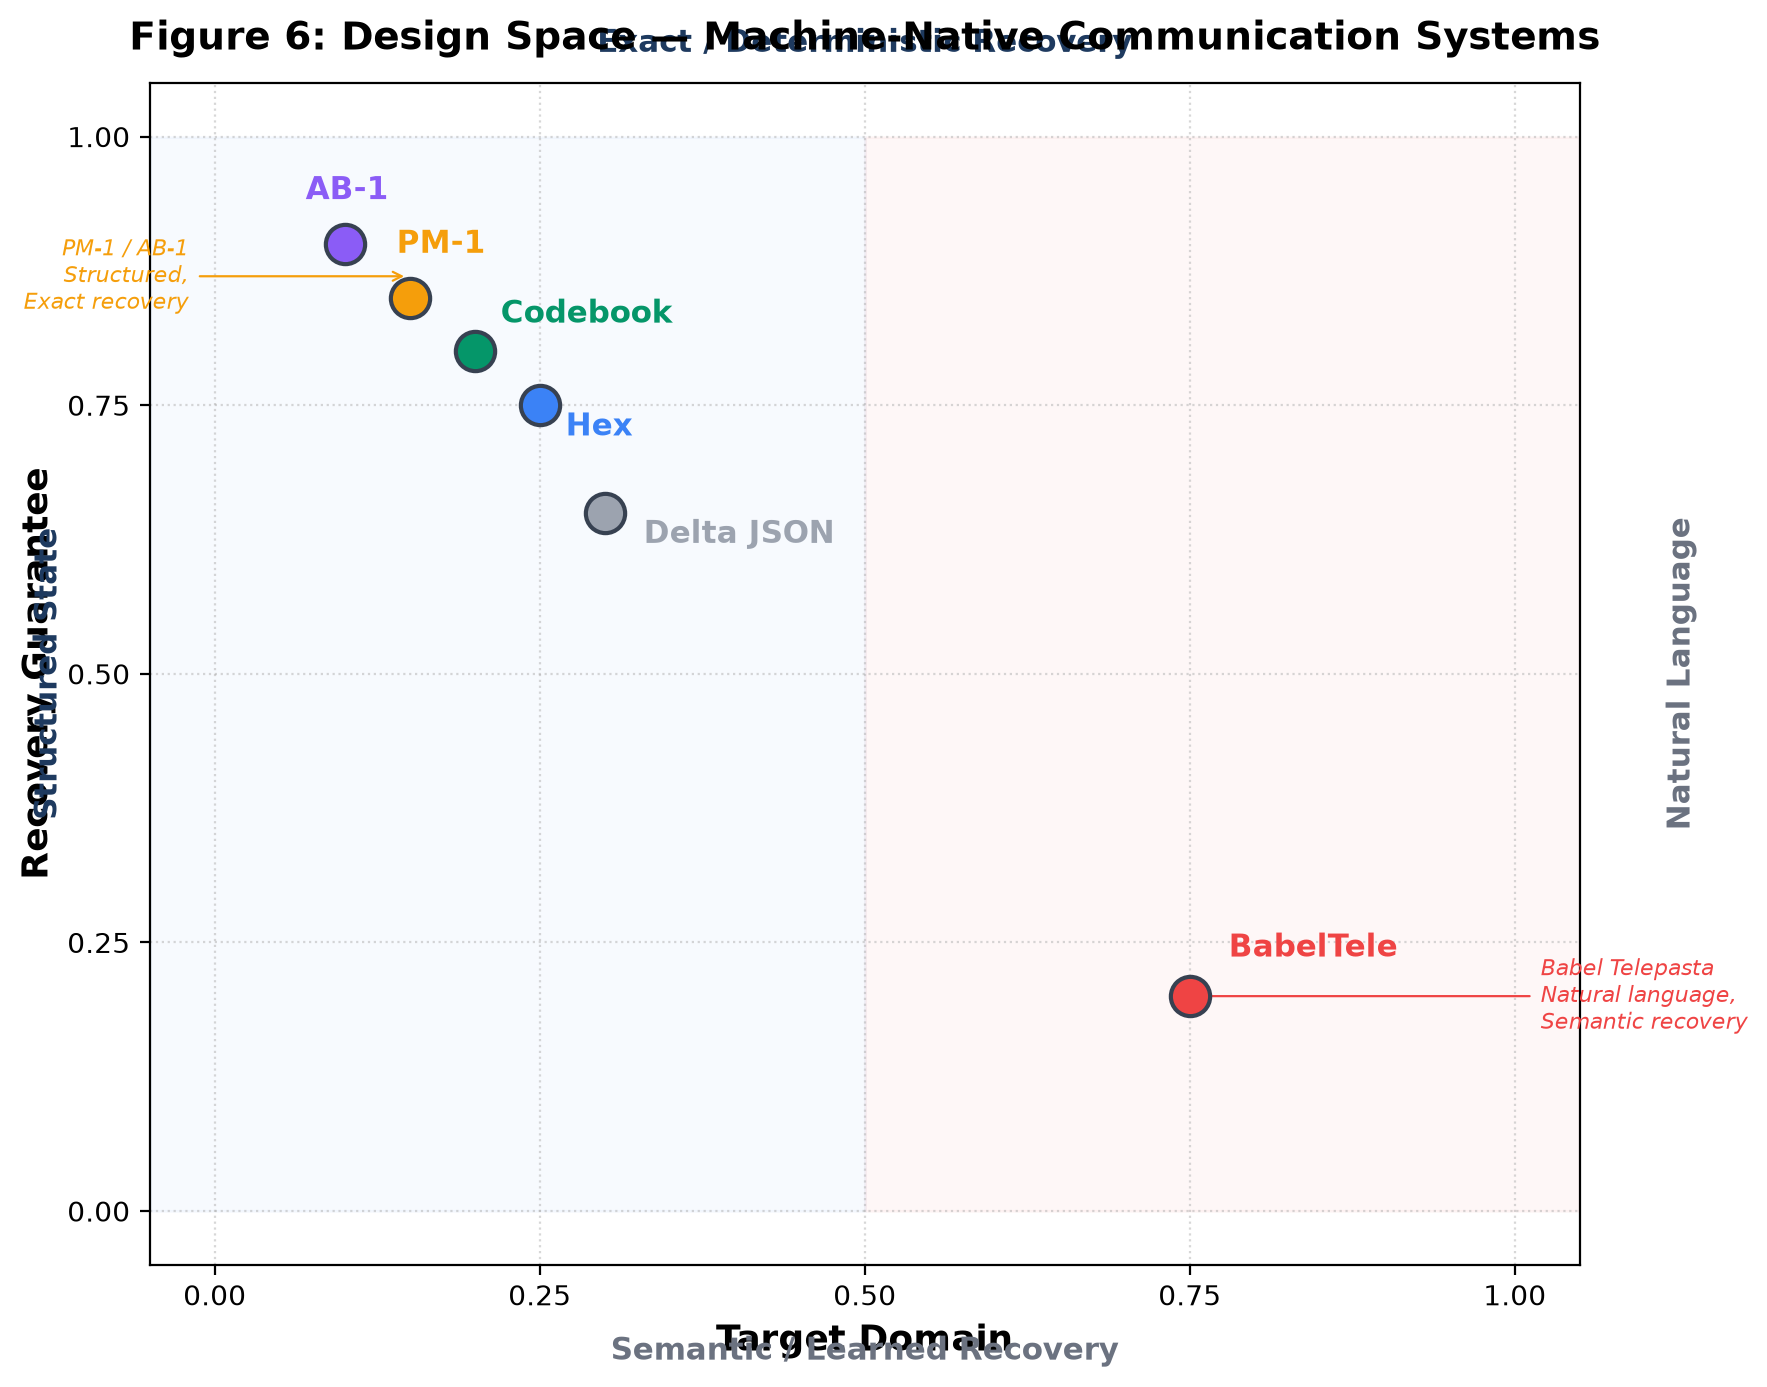

Source code (Python):
"""Generate Figure 6: Design Space Map — Machine-Native Communication Systems."""
import matplotlib
matplotlib.use('Agg')
import matplotlib.pyplot as plt
import numpy as np
from pathlib import Path

HERE = Path(__file__).resolve().parent

# ── Data points ──────────────────────────────────────────────────────
systems = [
    # (label, x, y, color, marker)
    ("PM-1",        0.15, 0.85, '#f59e0b', 'o'),
    ("AB-1",        0.10, 0.90, '#8b5cf6', 'o'),
    ("Codebook",    0.20, 0.80, '#059669', 'o'),
    ("Hex",         0.25, 0.75, '#3b82f6', 'o'),
    ("BabelTele",   0.75, 0.20, '#ef4444', 'o'),
    ("Delta JSON",  0.30, 0.65, '#9ca3af', 'o'),
]

fig, ax = plt.subplots(figsize=(9, 7))

# Plot each system
for label, x, y, color, marker in systems:
    ax.scatter(x, y, s=200, c=color, marker=marker, edgecolors='#374151',
               linewidths=1.5, zorder=5)
    # Offset label slightly
    offset_x = 0.02
    offset_y = 0.02
    if label == "PM-1":
        offset_x = -0.01
        offset_y = 0.035
    elif label == "AB-1":
        offset_x = -0.03
        offset_y = 0.035
    elif label == "Hex":
        offset_y = -0.035
    elif label == "Delta JSON":
        offset_y = -0.035
        offset_x = 0.03
    elif label == "BabelTele":
        offset_x = 0.03
        offset_y = 0.03
    ax.annotate(label, (x, y), xytext=(x + offset_x, y + offset_y),
                fontsize=11, fontweight='bold', color=color,
                ha='left', va='bottom')

# ── Grid and axes ────────────────────────────────────────────────────
ax.set_xlim(-0.05, 1.05)
ax.set_ylim(-0.05, 1.05)
ax.set_xticks([0.0, 0.25, 0.5, 0.75, 1.0])
ax.set_yticks([0.0, 0.25, 0.5, 0.75, 1.0])
ax.grid(True, linestyle=':', alpha=0.5)
ax.set_xlabel('Target Domain', fontsize=13, fontweight='bold')
ax.set_ylabel('Recovery Guarantee', fontsize=13, fontweight='bold')
ax.set_title('Figure 6: Design Space — Machine-Native Communication Systems',
             fontsize=14, fontweight='bold', pad=12)

# ── Quadrant labels ──────────────────────────────────────────────────
ax.text(0.5, 1.02, 'Exact / Deterministic Recovery',
        ha='center', va='bottom', fontsize=11, fontweight='bold',
        color='#1e3a5f', transform=ax.get_xaxis_transform())
ax.text(0.5, -0.06, 'Semantic / Learned Recovery',
        ha='center', va='top', fontsize=11, fontweight='bold',
        color='#6b7280', transform=ax.get_xaxis_transform())
ax.text(-0.06, 0.5, 'Structured State',
        ha='right', va='center', fontsize=11, fontweight='bold',
        color='#1e3a5f', rotation=90, transform=ax.get_yaxis_transform())
ax.text(1.06, 0.5, 'Natural Language',
        ha='left', va='center', fontsize=11, fontweight='bold',
        color='#6b7280', rotation=90, transform=ax.get_yaxis_transform())

# ── Quadrant shading (subtle) ────────────────────────────────────────
# Top-left: Exact + Structured — PM-1/AB-1 territory
ax.axhspan(0.0, 1.0, 0.0, 0.5, alpha=0.04, color='#3b82f6')
# Bottom-right: Semantic + Language — BabelTele territory
ax.axhspan(0.0, 1.0, 0.5, 1.0, alpha=0.04, color='#ef4444')

# ── Descriptive callouts ─────────────────────────────────────────────
ax.annotate('PM-1 / AB-1\nStructured,\nExact recovery',
            xy=(0.15, 0.87), xytext=(-0.02, 0.87),
            fontsize=8, color='#f59e0b', fontstyle='italic',
            ha='right', va='center',
            arrowprops=dict(arrowstyle='->', color='#f59e0b', lw=0.8,
                            connectionstyle='arc3,rad=0.0'))

ax.annotate('Babel Telepasta\nNatural language,\nSemantic recovery',
            xy=(0.75, 0.20), xytext=(1.02, 0.20),
            fontsize=8, color='#ef4444', fontstyle='italic',
            ha='left', va='center',
            arrowprops=dict(arrowstyle='->', color='#ef4444', lw=0.8,
                            connectionstyle='arc3,rad=0.0'))

plt.tight_layout()
fig.savefig(HERE / "fig6_design_space.png", dpi=200, bbox_inches='tight')
plt.close()
print("fig6_design_space.png saved")
